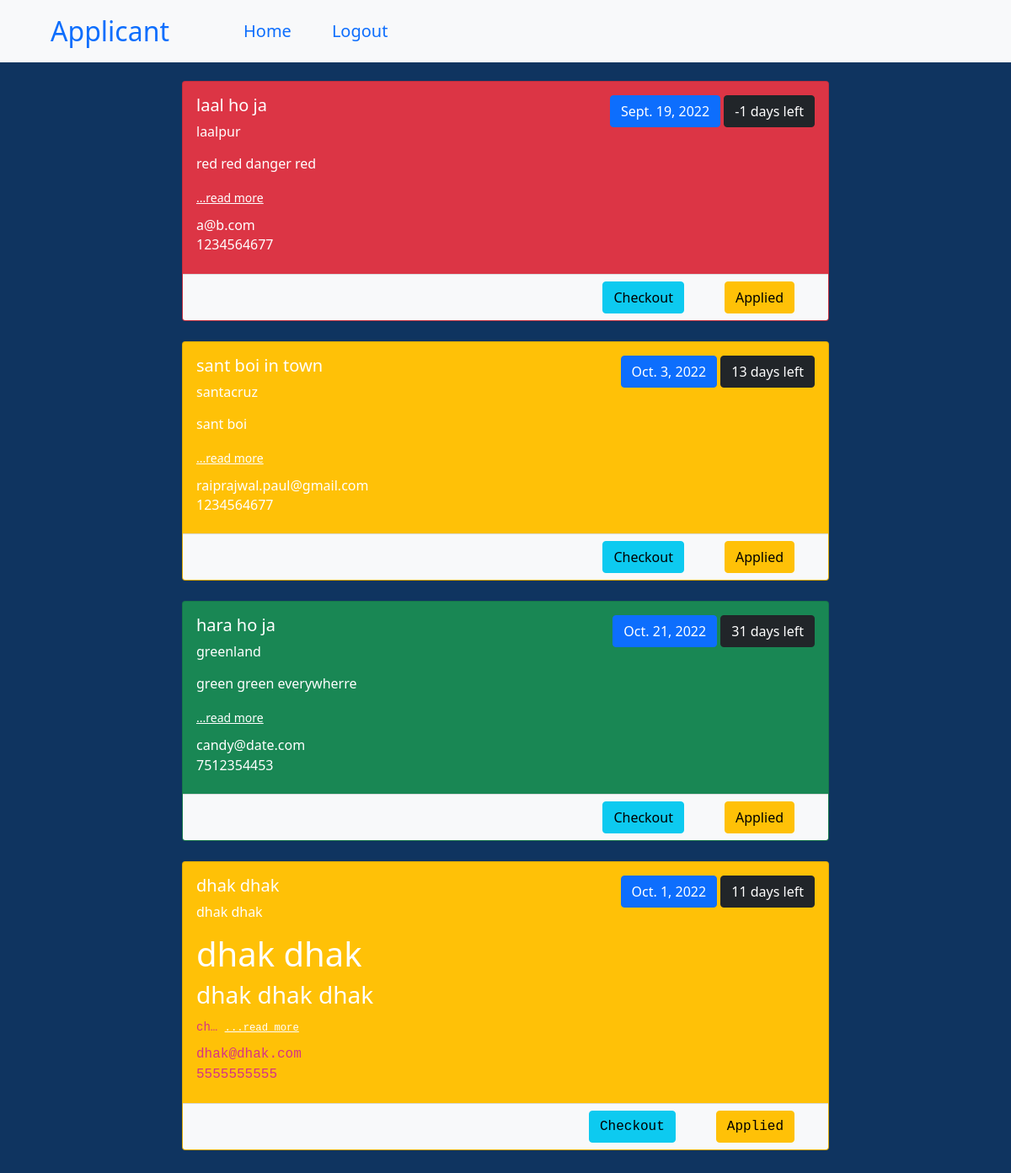
/dashboard/18 (signed in), run on the app's committed database.
### board/models.py (models this page shows)
class Job(models.Model):
    title = models.CharField(max_length=250)
    description = models.TextField(max_length=500)
    location = models.CharField(max_length=250)
    deadline = models.DateField()
    mobile = models.CharField(max_length=10)
    email = models.EmailField()
    is_archieved = models.BooleanField(default=False)
    people = models.ManyToManyField(get_user_model())
    order = models.IntegerField(default=0, blank=True)
    @property
    def days_left(self):
        return self.deadline - date.today()
    @property
    def bg_class(self):
        if self.days_left > timedelta(days=21):
            return "success"
        elif self.days_left < timedelta(days=3):
            return "danger"
        elif self.days_left < timedelta(days=14):
            return "warning"
        else:
            return "secondary"

### board/views.py (the view)
# urls.py: path('dashboard/<int:id>', views.dashboard, name='dashboard'),
def dashboard(req, id):
    if id==1:
        user_group = Group.objects.get(name = 'Terraformers')
        category = 'Terraformer'
    else:
        user_group = Group.objects.get(name = 'Applicants')
        category = 'Applicant'
    if req.user.is_authenticated and user_group == req.user.groups.all()[0]:
        jobs = Job.objects.all().order_by('order')
        jobs_user = {}
        for job in jobs:
            if Job.objects.get(pk=job.id).people.filter(id=req.user.id):
                jobs_user[job.id] = True
        return render(req, "dashboard.html", {'category': category, 'group': id, 'jobs': jobs, 'jobs_user': jobs_user})
    else:
        messages.warning(req, "You are not authorized to access this group.")
        return HttpResponseRedirect('/')

### board/templatetags/jobextra.py (called while the page is built)
@register.filter
def convert_markdown(value):
    return markdown.markdown(value)

@register.filter
def get_value(dictionary, key):
    return dictionary.get(key)

### board/templates/dashboard.html (shortened to what this page needs)
{% extends 'base.html' %}
{% load static %}
{% load jobextra %}
{% block content %}
<div>
  <nav class="fixed-top navbar navbar-expand-lg bg-light px-5 py-2">
    <div class="container-fluid">
      <a id="category" class="navbar-brand fs-2" href="{% url 'home' %}">{{category}}</a>
      <div class="collapse navbar-collapse mx-5 fs-5" id="navbarNavAltMarkup">
        <div class="navbar-nav">
          <a class="mx-3 nav-link" aria-current="page" href="{%url 'home' %}">Home</a>
          <a class="mx-3 nav-link" href="{%url 'logout' %}">Logout</a>
        </div>
      </div>
    </div>
  </nav>
  <div class = "mt-5">
  <div id="jobs" class = "my-5">
    {% for job in jobs %}
    {% if not job.is_archieved %}
    <div
    {% if category == "Terraformer" %}
    id="{{job.id}}"
    draggable="true" ondragstart="start()"  ondragover="dragover()" ondragend="dragend()" class="card my-4 bg-{{job.bg_class}} text-white"
    style="width: 48rem; cursor: move;">
    {% else %}
    class="card my-4 bg-{{job.bg_class}} text-white" style="width: 48rem;">
    {% endif %}
      <div class="card-body">
        <div class="d-flex justify-content-between">
          <div><h5 class="card-title">{{job.title}}</h5></div>
          <div>
            <button type="button" class="btn btn-primary">{{job.deadline}}</button>
            <button type="button" class="btn btn-dark">{{job.days_left.days}} days left</button>
          </div>
        </div>
        <h6 class="card-subtitle mb-2">{{job.location}}</h6>
        <p class="card-text">{{job.description|convert_markdown|safe|truncatechars:55}}
          <small>
            {% if category == "Applicant" %}
              <a class="text-white" href="{% url 'checkout_job' group job.id %}">...read more</a>
            {% else %}
              <a class="text-white" href="{% url 'candidates' group job.id %}">...read more</a>
            {% endif %}
          </small>
        </p>
        <h6 class="card-subtitle mb-2">{{job.email}}</h6>
        <h6 class="card-subtitle mb-2">{{job.mobile}}</h6>
      </div>
      <div class="card-footer d-flex justify-content-end bg-light">
          {% if category == "Applicant" %}
            <a href="{% url 'checkout_job' group job.id %}" class="btn btn-info mx-4">Checkout</a>
            {% if jobs_user|get_value:job.id %}
              <a href="{% url 'apply_job' group job.id %}" class="btn btn-warning mx-4">Applied</a>
            {% else %}
              <a href="{% url 'apply_job' group job.id %}" class="btn btn-success mx-4">Apply</a>
            {% endif %}
          {% endif %}
      </div>
    </div>
    {% endif %}
    {% endfor %}
  </div>
  </div>
</div>
{% endblock content %}

### board/static/css/core.css (style rules this page uses)
.main_bg { background: #0F3460; display: flex; justify-content: center; align-items: center; }

### data on the page
Job: title "laal ho ja", deadline "Sept. 19, 2022", days_left.days "-1", location "laalpur", description|convert_markdown "red red danger red", email "a@b.com", mobile "1234564677", shows "Applied"
Job: title "sant boi in town", deadline "Oct. 3, 2022", days_left.days "13", location "santacruz", description|convert_markdown "sant boi", email "raiprajwal.paul@gmail.com", mobile "1234564677", shows "Applied"
Job: title "hara ho ja", deadline "Oct. 21, 2022", days_left.days "31", location "greenland", description|convert_markdown "green green everywherre", email "candy@date.com", mobile "7512354453", shows "Applied"
Job: title "dhak dhak", deadline "Oct. 1, 2022", days_left.days "11", location "dhak dhak", description|convert_markdown "dhak dhak dhak dhak dhak ch…", email "dhak@dhak.com", mobile "5555555555", shows "Applied"

### other printed values
{{ category }} "Applicant"
